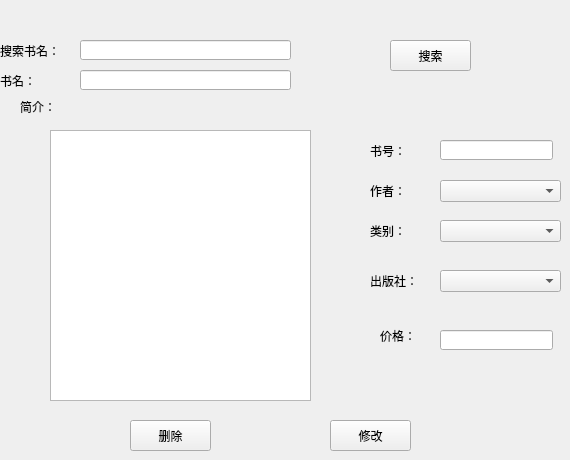
      <widget class="QWidget" name="tab_6">
       <attribute name="title">
        <string>编辑书籍</string>
       </attribute>
       <widget class="QPushButton" name="editor_book_save_Button">
        <property name="geometry">
         <rect>
          <x>330</x>
          <y>420</y>
          <width>81</width>
          <height>31</height>
         </rect>
        </property>
        <property name="text">
         <string>修改</string>
        </property>
       </widget>
       <widget class="QLabel" name="label_15">
        <property name="geometry">
         <rect>
          <x>370</x>
          <y>220</y>
          <width>54</width>
          <height>21</height>
         </rect>
        </property>
        <property name="text">
         <string>类别：</string>
        </property>
       </widget>
       <widget class="QComboBox" name="editor_book_category">
        <property name="geometry">
         <rect>
          <x>440</x>
          <y>220</y>
          <width>121</width>
          <height>22</height>
         </rect>
        </property>
       </widget>
       <widget class="QLabel" name="label_16">
        <property name="geometry">
         <rect>
          <x>20</x>
          <y>91</y>
          <width>54</width>
          <height>31</height>
         </rect>
        </property>
        <property name="text">
         <string>简介：</string>
        </property>
       </widget>
       <widget class="QLabel" name="label_17">
        <property name="geometry">
         <rect>
          <x>370</x>
          <y>140</y>
          <width>54</width>
          <height>21</height>
         </rect>
        </property>
        <property name="text">
         <string>书号：</string>
        </property>
       </widget>
       <widget class="QLabel" name="label_18">
        <property name="geometry">
         <rect>
          <x>370</x>
          <y>270</y>
          <width>54</width>
          <height>21</height>
         </rect>
        </property>
        <property name="text">
         <string>出版社：</string>
        </property>
       </widget>
       <widget class="QComboBox" name="editor_book_publisher">
        <property name="geometry">
         <rect>
          <x>440</x>
          <y>270</y>
          <width>121</width>
          <height>22</height>
         </rect>
        </property>
       </widget>
       <widget class="QComboBox" name="editor_book_author">
        <property name="geometry">
         <rect>
          <x>440</x>
          <y>180</y>
          <width>121</width>
          <height>22</height>
         </rect>
        </property>
       </widget>
       <widget class="QLabel" name="label_19">
        <property name="geometry">
         <rect>
          <x>380</x>
          <y>320</y>
          <width>54</width>
          <height>31</height>
         </rect>
        </property>
        <property name="text">
         <string>价格：</string>
        </property>
       </widget>
       <widget class="QLabel" name="label_20">
        <property name="geometry">
         <rect>
          <x>0</x>
          <y>40</y>
          <width>71</width>
          <height>21</height>
         </rect>
        </property>
        <property name="text">
         <string>搜索书名：</string>
        </property>
       </widget>
       <widget class="QPushButton" name="editor_book_search_Button">
        <property name="geometry">
         <rect>
          <x>390</x>
          <y>40</y>
          <width>81</width>
          <height>31</height>
         </rect>
        </property>
        <property name="text">
         <string>搜索</string>
        </property>
       </widget>
       <widget class="QLineEdit" name="editor_book_code">
        <property name="geometry">
         <rect>
          <x>440</x>
          <y>140</y>
          <width>113</width>
          <height>20</height>
         </rect>
        </property>
       </widget>
       <widget class="QTextEdit" name="editor_book_desc">
        <property name="geometry">
         <rect>
          <x>50</x>
          <y>130</y>
          <width>261</width>
          <height>271</height>
         </rect>
        </property>
       </widget>
       <widget class="QLineEdit" name="editor_search_name">
        <property name="geometry">
         <rect>
          <x>80</x>
          <y>40</y>
          <width>211</width>
          <height>20</height>
         </rect>
        </property>
       </widget>
       <widget class="QLabel" name="label_21">
        <property name="geometry">
         <rect>
          <x>370</x>
          <y>180</y>
          <width>54</width>
          <height>21</height>
         </rect>
        </property>
        <property name="text">
         <string>作者：</string>
        </property>
       </widget>
       <widget class="QLineEdit" name="editor_book_price">
        <property name="geometry">
         <rect>
          <x>440</x>
          <y>330</y>
          <width>113</width>
          <height>20</height>
         </rect>
        </property>
       </widget>
       <widget class="QPushButton" name="editor_book_delete_Button">
        <property name="geometry">
         <rect>
          <x>130</x>
          <y>420</y>
          <width>81</width>
          <height>31</height>
         </rect>
        </property>
        <property name="text">
         <string>删除</string>
        </property>
       </widget>
       <widget class="QLineEdit" name="editor_book_name">
        <property name="geometry">
         <rect>
          <x>80</x>
          <y>70</y>
          <width>211</width>
          <height>20</height>
         </rect>
        </property>
        <property name="text">
         <string/>
        </property>
       </widget>
       <widget class="QLabel" name="label_26">
        <property name="geometry">
         <rect>
          <x>0</x>
          <y>70</y>
          <width>71</width>
          <height>21</height>
         </rect>
        </property>
        <property name="text">
         <string>书名：</string>
        </property>
       </widget>
      </widget>
